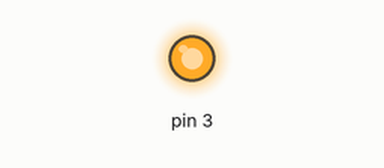
This sketch was run on a simulated Arduino Uno, built with avr-gcc and run on an emulated ATmega328P. On the bench: output pins drawn as LEDs (lit = HIGH).

Above: at 0.1 s.
At 0.6 s:
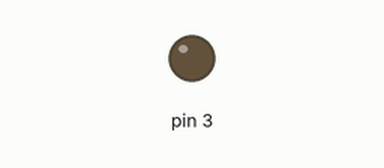
Timing chart, 0 to 2.1 s (numbered marks = the images above):
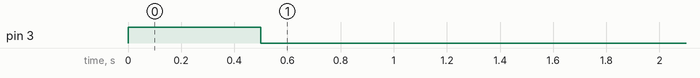

The sketch:

CorsoR4_02_output.ino
```cpp
void setup() {
  //imposto il pin
  pinMode(3, OUTPUT);
  //comando il pin: accendo il led
  digitalWrite(3, HIGH);
  //faccio una pausa di 1s = 1000ms
  delay(500);
  //spengo il led:
  digitalWrite(3, LOW);

}

void loop() {

}
```
